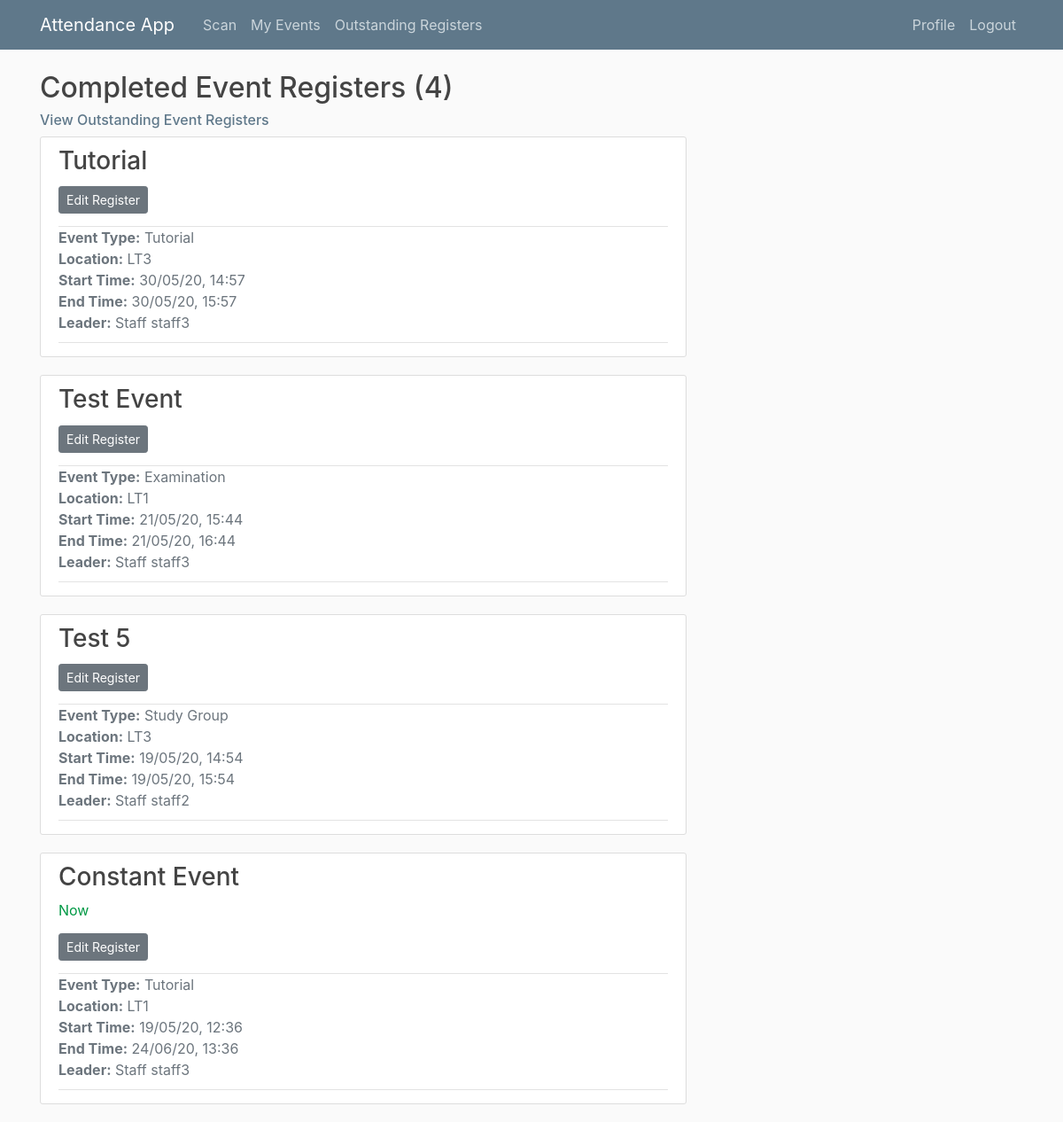
Before: /registers/completed/ (signed in) with the older database file.
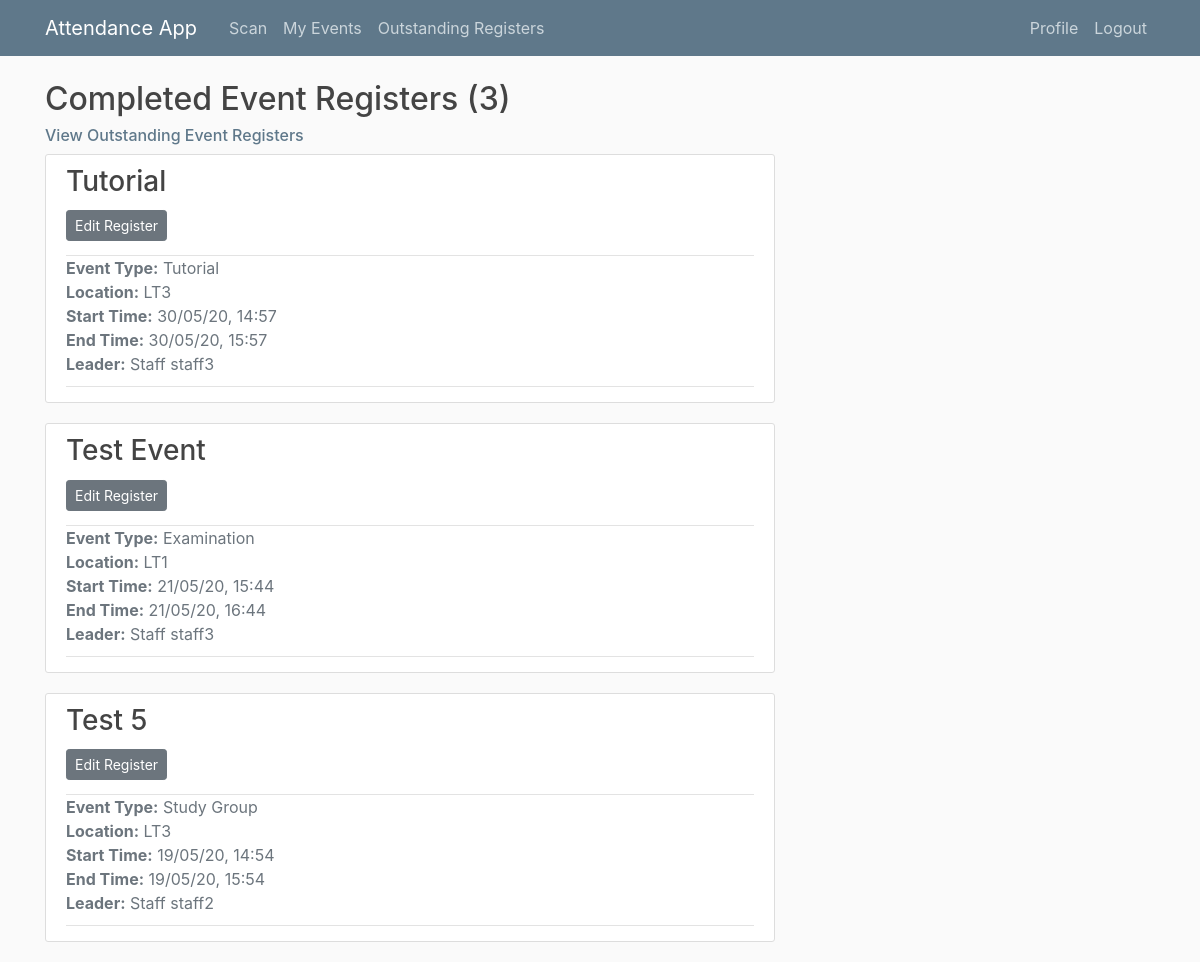
After: the same page with the newer database file.
### main/models.py (models this page shows, shortened)
class Event(models.Model):
    EVENT_TYPES = (
        ('LE', 'Lecture'),
        ('EX', 'Examination'),
        ('TU', 'Tutorial'),
        ('SG', 'Study Group')
    )
    title = models.CharField(max_length = 100)
    event_type = models.CharField(max_length=2, choices=EVENT_TYPES) # Lecture, tutorial, exam or study group
    start_time = models.DateTimeField(default = timezone.now)
    end_time = models.DateTimeField(default = one_hour_ahead)
    location = models.CharField(max_length = 100, null = True)
    leader = models.ForeignKey(Staff, on_delete=models.CASCADE, related_name = 'staff_leader') # Leader must be a staff member
    attendees = models.ManyToManyField(Student, related_name='student_attendees')
    auth_uuid = models.UUIDField(default=uuid.uuid4, editable = False) # Generates authentication hash
    register_taken = models.BooleanField(default = False)
    def happening_now(self):
        if timezone.now() >= self.start_time and timezone.now() < self.end_time:
            return True
        else:
            return False

### users/models.py (models this page shows)
class Staff(models.Model):
    user = models.OneToOneField(User,  on_delete=models.CASCADE) # Each Staff object maps to one account and vice versa
    def __str__(self):
        return f'Staff {self.user.username}'
    class Meta:
        verbose_name_plural = 'Staff' # otherwise default in admin page would be 'Staffs'

### main/views.py (the view)
# urls.py: path('registers/completed/', StaffCompletedRegisterListView.as_view(), name='completed-registers'),
class StaffCompletedRegisterListView(LoginRequiredMixin, UserPassesTestMixin, ListView):
    model = Event
    template_name = 'main/past_register_list.html' # Override the template to search for, default = <app>/<model>_<viewtype>.html (main/event_list.html)
    context_object_name = 'events' # Specify what variable name the objects in the list should be called, so they are looped as they were when using the function based view in the template
    paginate_by = 5 # number of events to display per page
    def get_queryset(self):
        user = self.request.user
        if user.groups.filter(name='Staff').exists():
            return Event.objects.filter(leader=user.staff, start_time__lte=timezone.now(), register_taken=True).exclude(event_type="LE").order_by('-start_time')
        elif user.groups.filter(name='Admin').exists(): # Admin users can view all events
            return Event.objects.filter(start_time__lte=timezone.now(), register_taken=True).exclude(event_type="LE").order_by('-start_time')
    def test_func(self):
        user = self.request.user
        if user.groups.filter(name="Admin") or user.groups.filter(name="Staff"):
            return True
        else:
            return False

### users/templatetags/user_extras.py (called while the page is built)
@register.filter(name='has_group')
def has_group(user, group_name):
    return user.groups.filter(name=group_name).exists()

### main/templates/main/past_register_list.html
{% extends 'main/register_list.html' %}
{% block upcoming_or_past %}
    <h2>Completed Event Registers ({{ page_obj.paginator.count }})</h2>
    <h6><a class="subtitle" href="{% url 'outstanding-registers' %}">View Outstanding Event Registers</a></h6>
{% endblock upcoming_or_past %}
{% block take_or_edit_register %}
    <a class="btn btn-secondary btn-sm mt-1 mb-1" href="{% url 'event-register' event.id %}">Edit Register</a>
{% endblock take_or_edit_register %}

### main/templates/main/register_list.html (shortened to what this page needs)
{% extends 'main/base.html' %}
{% load user_extras %}
{% load event_extras %}
{% block content %}
    {% block upcoming_or_past %}{% endblock upcoming_or_past %}
    {% for event in events %}
        <article class="media content-section">
            <div class="media-body">
                <div class="article-header">
                    <h3><a class="article-title" href="{% url 'event-detail' event.id %}">{{ event.title }}</a></h3>
                    {% if event.happening_now %}
                        <div class="article-status">Now</div>
                    {% endif %}
                    {% block take_or_edit_register %}{% endblock take_or_edit_register %}
                </div>
                <div class="article-metadata">
                    <ul class="list-unstyled">
                        <li class="text-secondary"><b>Event Type:</b> {{ event.get_event_type_display }}</li>
                        <li class="text-muted"><b>Location:</b> {{ event.location }}</li>
                        <li class="text-muted"><b>Start Time:</b> {{ event.start_time|date:"d/m/y, H:i" }}</li>
                        <li class="text-muted"><b>End Time:</b> {{ event.end_time|date:"d/m/y, H:i" }}</li>
                        <li class="text-muted"><b>Leader:</b> {{ event.leader }}</li>
                    </ul>
                </div>
            </div>
        </article>
    {% endfor %}
{% endblock content %}

Changed rows visible on the page:
no longer on this page (row edited): Event: title "Constant Event", shows "Now", event_type "Tutorial", location "LT1", start_time "19/05/20, 12:36", end_time "24/06/20, 13:36", leader "Staff staff3"
Other visible differences:
{{ page_obj.paginator.count }}: "4" → "3"
